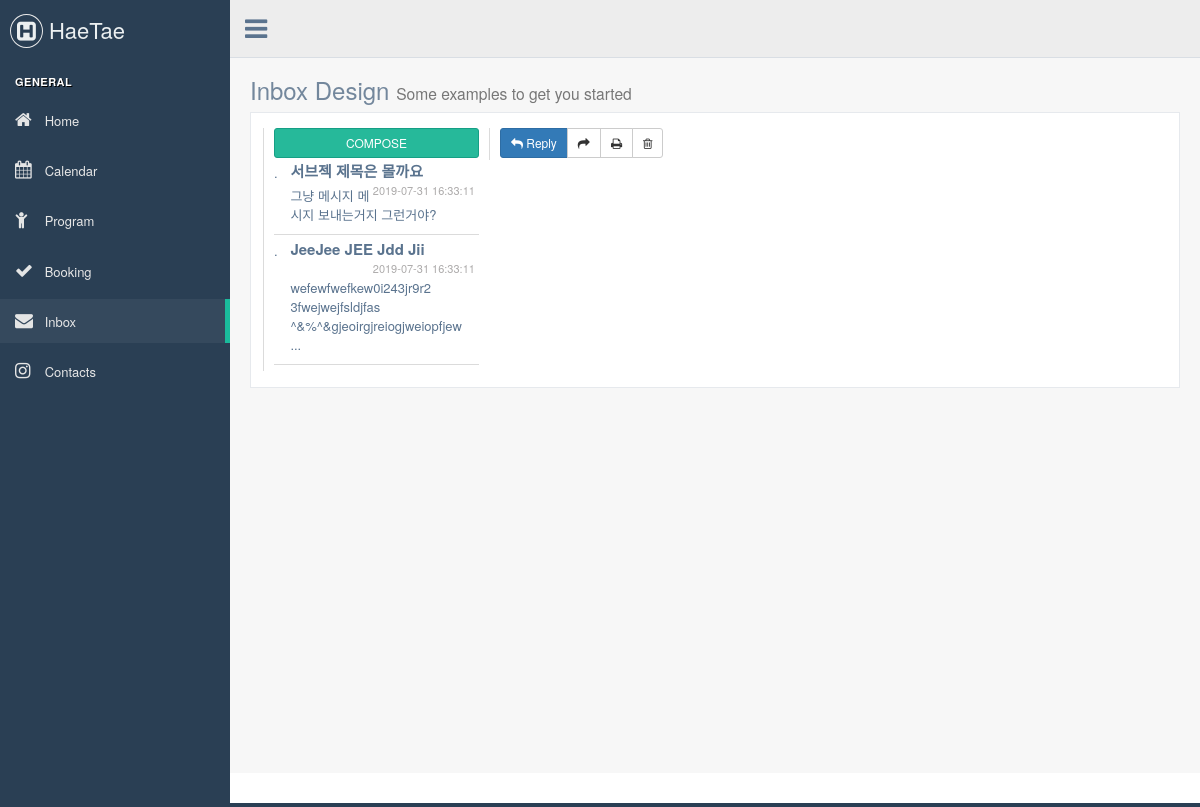
The app's page /admin/inbox.php with its own data.
### tables this page shows
CREATE TABLE `inbox` (
  `pk` int(11) NOT NULL,
  `name` text NOT NULL,
  `email` text NOT NULL,
  `subject` mediumtext NOT NULL,
  `message` longtext NOT NULL,
  `create_time` datetime NOT NULL DEFAULT CURRENT_TIMESTAMP
);

### src/admin/inbox.php (the view, shortened to what this page needs)
<?php
$conn = mysqli_connect(
    'localhost',
    'root',
    'q1w2e3r4',
    'hmong');
$sql = "SELECT * FROM inbox";
$result = mysqli_query($conn, $sql);
$email_list = '';
while ($row = mysqli_fetch_array($result)) {
    $message = '';
    if (mb_strlen($row['message'], 'utf-8') > 70) {
        $message = substr($row['message'], 0, 70)." ...";
    } else {
        $message = $row['message'];
    }
    $email_list = $email_list
        . "<a href='javascript:openMail({$row['pk']});'>
                <div class='mail_list'>
                    <div class='left'>
                        .
                    </div>
                    <div class='right'>
                        <h3>{$row['subject']} <small>{$row['create_time']}</small></h3>
                        <p>$message</p>
                    </div>
                </div>
            </a>";
}
?>
<!DOCTYPE html>
<html lang="en">
<head>
    <link href="../vendors/bootstrap/dist/css/bootstrap.min.css" rel="stylesheet">
    <link href="../vendors/font-awesome/css/font-awesome.min.css" rel="stylesheet">
    <link href="../vendors/nprogress/nprogress.css" rel="stylesheet">
    <link href="../vendors/google-code-prettify/bin/prettify.min.css" rel="stylesheet">
    <link href="../build/css/custom.min.css" rel="stylesheet">
</head>
<body class="nav-md">
<div class="container body">
    <div class="main_container">
        <?php include("include/top_navigation.php"); ?>
        <div class="right_col" role="main">
            <div class="">
                <div class="page-title">
                    <div class="title_left">
                        <h3>Inbox Design <small>Some examples to get you started</small></h3>
                    </div>
                    <div class="title_right">
                        <div class="col-md-5 col-sm-5 col-xs-12 form-group pull-right top_search">
                        </div>
                    </div>
                </div>
                <div class="clearfix"></div>
                <div class="row">
                    <div class="col-md-12">
                        <div class="x_panel">
                            <div class="x_content">
                                <div class="row">
                                    <div class="col-sm-3 mail_list_column">
                                        <button id="compose" class="btn btn-sm btn-success btn-block" type="button">
                                            COMPOSE
                                        </button>
                                        <?= $email_list; ?>
                                    </div>
                                    <div class="col-sm-9 mail_view">
                                        <div class="inbox-body">
                                            <div class="mail_heading row">
                                                <div class="col-md-8">
                                                    <div class="btn-group">
                                                        <button class="btn btn-sm btn-primary" type="button"><i
                                                                    class="fa fa-reply"></i> Reply
                                                        </button>
                                                        <button class="btn btn-sm btn-default" type="button"
                                                                data-placement="top" data-toggle="tooltip"
                                                                data-original-title="Forward"><i
                                                                    class="fa fa-share"></i></button>
                                                        <button class="btn btn-sm btn-default" type="button"
                                                                data-placement="top" data-toggle="tooltip"
                                                                data-original-title="Print"><i class="fa fa-print"></i>
                                                        </button>
                                                        <button class="btn btn-sm btn-default" type="button"
                                                                data-placement="top" data-toggle="tooltip"
                                                                data-original-title="Trash"><i
                                                                    class="fa fa-trash-o"></i></button>
                                                    </div>
                                                </div>
                                                <div id="create_time" class="col-md-4 text-right">
                                                </div>
                                                <div id="subject" class="col-md-12">
                                                </div>
                                            </div>
                                            <div class="sender-info">
                                                <div class="row">
                                                    <div id="name" class="col-md-12">
                                                    </div>
                                                </div>
                                            </div>
                                        </div>
                                    </div>
                                </div>
                            </div>
                        </div>
                    </div>
                </div>
            </div>
        </div>
        <footer>
        </footer>
    </div>
</div>
</body>
</html>

### records on screen
inbox: subject "서브젝 제목은 몰까요", create_time "2019-07-31 16:33:11", message "그냥 메시지 메시지 보내는거지 그런거야?"
inbox: subject "JeeJee JEE Jdd Jii", create_time "2019-07-31 16:33:11", message "wefewfwefkew0i243jr9r2 3fwejwejfsldjfas ^&%^&gjeoirgjreiogjweiopfjew ..."
